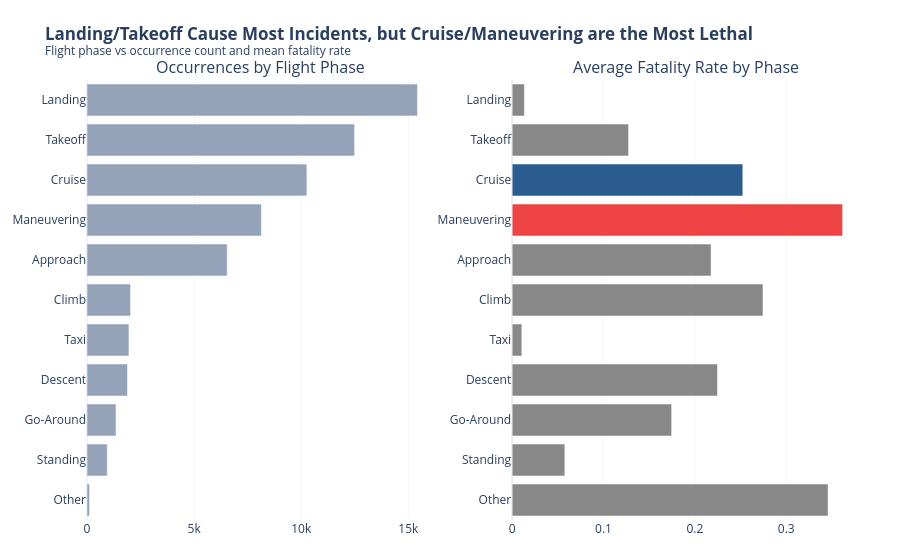

The cell this chart's notebook holds for it:
### Markdown cell above
### Q2: What phase of flight is statistically the most dangerous? (i.e. When do accidents most frequently occur, and which phases are the most lethal?)
*   **Insight**: The takeoff and landing phases account for the vast majority of occurrences, but the cruise phase is statistically the most lethal, resulting in the highest average fatality rate.

### Code cell
# Filter out unknowns and group
df_q2 = df[df['broad_phase_of_flight'] != 'Unknown'].copy()
df_q2_grouped = df_q2.groupby('broad_phase_of_flight').agg(
    occurrences=('event_id', 'count'),
    avg_fatality_rate=('fatality_rate', 'mean')
).reset_index().sort_values(by='occurrences', ascending=True)

# Subplot with dual axes or shared x-axis
fig2 = make_subplots(rows=1, cols=2, subplot_titles=("Occurrences by Flight Phase", "Average Fatality Rate by Phase"))

fig2.add_trace(
    go.Bar(y=df_q2_grouped['broad_phase_of_flight'], x=df_q2_grouped['occurrences'], orientation='h', name='Occurrences', marker_color='#94a3b8'),
    row=1, col=1
)

# Highlight cruise phase in fatality chart
colors_fatality = ['#888888'] * len(df_q2_grouped)
cruise_idx = df_q2_grouped[df_q2_grouped['broad_phase_of_flight'] == 'Maneuvering'].index[0] # or Cruise
# Let's find index of 'Cruise' and 'Maneuvering'
cruise_pos = df_q2_grouped['broad_phase_of_flight'].tolist().index('Cruise')
maneuver_pos = df_q2_grouped['broad_phase_of_flight'].tolist().index('Maneuvering')
colors_fatality[cruise_pos] = '#2b5c8f'
colors_fatality[maneuver_pos] = '#ef4444'

fig2.add_trace(
    go.Bar(
        y=df_q2_grouped['broad_phase_of_flight'], x=df_q2_grouped['avg_fatality_rate'], 
        orientation='h', name='Avg Fatality Rate', 
        marker_color=colors_fatality
    ),
    row=1, col=2
)

fig2.update_layout(
    title="<b>Landing/Takeoff Cause Most Incidents, but Cruise/Maneuvering are the Most Lethal</b><br><sup>Flight phase vs occurrence count and mean fatality rate</sup>",
    margin=dict(l=40, r=40, t=80, b=40),
    showlegend=False
)
fig2.update_xaxes(showgrid=True, gridcolor='#f1f5f9')
fig2.update_yaxes(showgrid=False)

fig2.show()

### Figure 1 — Plotly figure (JSON) as saved in the notebook; plotly's stock layout.template omitted (floating-point values rounded to 4 significant figures)
{"data": [{"marker": {"color": "#94a3b8"}, "name": "Occurrences", "orientation": "h", "type": "bar", "x": [119, 945, 1353, 1887, 1958, 2033, 6545, 8144, 10266, 12493, 15428], "xaxis": "x", "y": ["Other", "Standing", "Go-Around", "Descent", "Taxi", "Climb", "Approach", "Maneuvering", "Cruise", "Takeoff", "Landing"], "yaxis": "y"}, {"marker": {"color": ["#888888", "#888888", "#888888", "#888888", "#888888", "#888888", "#888888", "#ef4444", "#2b5c8f", "#888888", "#888888"]}, "name": "Avg Fatality Rate", "orientation": "h", "type": "bar", "x": [0.3458, 0.05768, 0.1746, 0.2247, 0.01057, 0.2746, 0.2177, 0.3617, 0.2525, 0.1274, 0.01343], "xaxis": "x2", "y": ["Other", "Standing", "Go-Around", "Descent", "Taxi", "Climb", "Approach", "Maneuvering", "Cruise", "Takeoff", "Landing"], "yaxis": "y2"}], "layout": {"annotations": [{"font": {"size": 16}, "showarrow": false, "text": "Occurrences by Flight Phase", "x": 0.225, "xanchor": "center", "xref": "paper", "y": 1.0, "yanchor": "bottom", "yref": "paper"}, {"font": {"size": 16}, "showarrow": false, "text": "Average Fatality Rate by Phase", "x": 0.775, "xanchor": "center", "xref": "paper", "y": 1.0, "yanchor": "bottom", "yref": "paper"}], "margin": {"b": 40, "l": 40, "r": 40, "t": 80}, "showlegend": false, "title": {"text": "<b>Landing/Takeoff Cause Most Incidents, but Cruise/Maneuvering are the Most Lethal</b><br><sup>Flight phase vs occurrence count and mean fatality rate</sup>"}, "xaxis": {"anchor": "y", "domain": [0.0, 0.45], "gridcolor": "#f1f5f9", "showgrid": true}, "xaxis2": {"anchor": "y2", "domain": [0.55, 1.0], "gridcolor": "#f1f5f9", "showgrid": true}, "yaxis": {"anchor": "x", "domain": [0.0, 1.0], "showgrid": false}, "yaxis2": {"anchor": "x2", "domain": [0.0, 1.0], "showgrid": false}}}
